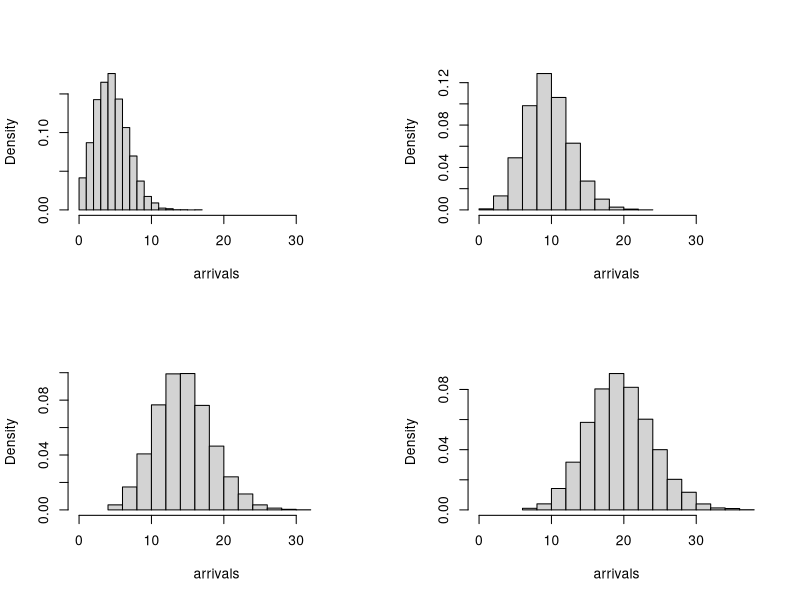

The R script that drew this image:
library(RUnit)
errMsg <- function(err) print(err)

# Poisson processes are common stochastic processes used to model arrival
# times. The basic form is a counting process for the number of events that
# have occured up to time t. In addition, Poisson processes satisfy the
# following properties:
#
# 1) The number of events at time 0 is 0
# 2) The number of events that occur in independent intervals are
#    independent of one another 
# 3) The probability distribution of the number of events that occur in
#    some interval depends on the length of the interval
# 4) N(t)~Poisson(lambda*t) where lambda represents the rate of the process
# 5) No occurances are simulatneous

# Implement the function "poisProc" that randomly generates the number of
# events in some time period according to a poisson process with specified
# rate. Your function should take the following arguments:
#
# <rate>: the rate of the poisson process per unit of time
# <time>: the length (in time units) over which the process occurs
#
# Your function should return:
#
# <n.events> a randomly generated integer indicating the number of events
#   that occured over the time interval t


poisProc <- function(rate, t) {

    # your code here

#   n = 0
#   elapsed = 0
#   repeat {
#     arrival = rexp(n=1, rate=rate)
#     elapsed = elapsed + arrival
#     if (elapsed > t) {
#       return(n)
#     } else {
#       n = n + 1
#     }
#   }
  qpois(runif(n=1), lambda=rate * t)
}

set.seed(47)
tryCatch(checkEquals(10, poisProc(0.5, 10)), error=function(err)
         errMsg(err))


# Implement the function poisSim that takes the following arguments:
#
# <time.intervals> a numeric vector specifying time intervals to be used
#   for a poisson process
# <rate> a numeric value specifying the rate of the poisson process
#
# Your function should return:
#
# <n.arrivals> a randomly generated integer vector with the same length as
#   <time.intervals> specifying the number of arrivals in each period of
#   <time.intervals>

poisSim <- function(rate, time.intervals=1) {

    # your code here
  sapply(time.intervals, poisProc, rate=rate)

}

set.seed(47)
tryCatch(checkEquals(c(2, 0, 1, 2, 1), poisSim(0.25, 1:5)),
         error=function(err) errMsg(err))

# Suppose that a store opens at 9 and customers arrive according to a
# poisson process with rate=10 per hour. Furthermore, suppose that we count
# the number of customers who arrive at the store during the following time
# intervals: 9-9:30, 9:30-10:30, 10:30-12, and 12-2. Use R's replicate
# function to generate 10000 simulations of this scenario. Store this
# variable as <simulations>

set.seed(47)

# times <- your code here
times = c(0.5, 1, 1.5, 2)
# simulations <- your code here
simulatations = replicate(10000, expr=poisSim(10, times))

# In a single plotting window, create the following: one histogram of the
# number of arrivals for each time interval (row of <simulations>).  The
# x-axis for each of these histograms should be identical, ranging from 0
# to the maximum number of people that arrived over any time period in any
# simulation. Set freq=F for all your histograms, label the x-axis
# "arrivals", and set the main title to NULL.
#
# Add a red line of a poisson distribution with parameter that corresponds
# to the time interval of the histogram
# HINT: it may be easiest to turn your simulations matrix into a list (w/
# one entry per row) and use mapply
max.arrival = max(simulatations)
par(mfrow=c(2,2))
sapply(1:4, function(x) {hist(simulatations[x, ], freq=F, xlim=c(0,max.arrival),xlab="arrivals", main=NULL)})
